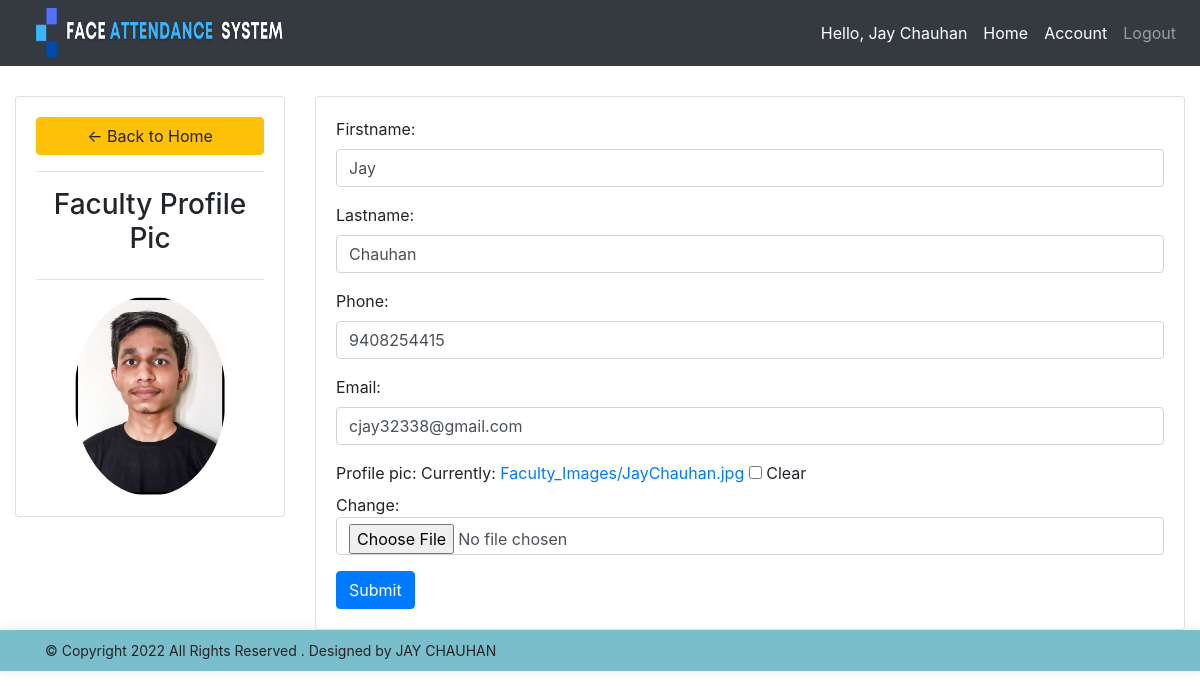
/account/ (signed in), run on the app's committed database.
### attendence_sys/models.py (models this page shows)
class Faculty(models.Model):
    user = models.OneToOneField(User, null = True, blank = True, on_delete= models.CASCADE)
    firstname = models.CharField(max_length=200, null=True, blank=True)
    lastname = models.CharField(max_length=200, null=True, blank=True)
    phone = models.CharField(max_length=200, null=True)
    email = models.CharField(max_length=200, null=True)
    profile_pic = models.ImageField(upload_to=user_directory_path ,null=True, blank=True)
    def __str__(self):
        return str(self.firstname + " " + self.lastname)

### attendence_sys/views.py (the view)
# urls.py: path('account/', views.facultyProfile, name='account'),
def facultyProfile(request):
    faculty = request.user.faculty
    form = FacultyForm(instance=faculty)
    context = {'form': form}
    return render(request, 'attendence_sys/facultyForm.html', context)

### attendence_sys/forms.py
class FacultyForm(ModelForm):
    class Meta:
        model = Faculty
        fields = '__all__'
        exclude = ['user']
    def __init__(self, *args, **kwargs):
        super(FacultyForm, self).__init__(*args, **kwargs)
        for visible in self.visible_fields():
            visible.field.widget.attrs['class'] = 'form-control'

### attendence_sys/templates/attendence_sys/facultyForm.html (shortened to what this page needs)
{%  extends 'attendence_sys/main.html' %}
{% block content %}
<br>
<div class="row">
	<div class="col-md-3">
		<div class="card card-body">
			<a class="btn btn-warning" href="{% url 'home' %}"> &#8592; Back to Home</a>
			<hr>
			<h3 style="text-align: center">Faculty Profile Pic</h3>
			<hr>
			<img class="img-responsive profile-pic" src="{{request.user.faculty.profile_pic.url}}" >
		</div>
	</div>
	<div class="col-md-9">
		<div class="card card-body">
			<form method="POST" action="" enctype="multipart/form-data">
				{{form.as_p}}
			<input class="btn btn-primary" type="submit" name="Update Information">
			</form>
		</div>
	</div>
</div>
{% endblock %}

### attendence_sys/templates/attendence_sys/navbar.html (shortened to what this page needs)
{% load static %}
<nav class="navbar navbar-expand-lg navbar-dark fixed-top bg-dark">
  <a href="{% url 'home' %}"><img src="{% static 'images/logo4.png' %}" height="50px" width="250px" style="margin-left:20px" ></a>
  <div class="collapse navbar-collapse" id="navbarNav">
    <ul class="navbar-nav ml-auto">
      <li class="nav-item active">
        <span class="nav-link">Hello, {{ request.user.faculty }}</span>
      </li>
      <li class="nav-item active">
        <a href="{% url 'home' %}" class="nav-link">Home</a>
      </li>
      <li class="nav-item active">
        <a class="nav-link" href="{% url 'account' %}">Account</a>
      </li>
      <li class="nav-item">
        <a class="nav-link" href="{% url 'logout' %}">Logout</a>
      </li>
    </ul>
  </div>
</nav>

### attendence_sys/templates/attendence_sys/facultyForm.html (style rules this page uses)
.profile-pic { max-width: 200px; max-height:200px; margin: 0 auto; border-radius: 50%; }

### data on the page
Faculty: firstname "Jay", lastname "Chauhan", phone "9408254415", email "cjay32338@gmail.com"

### other printed values
{{ request.user.faculty }} "Jay Chauhan"
